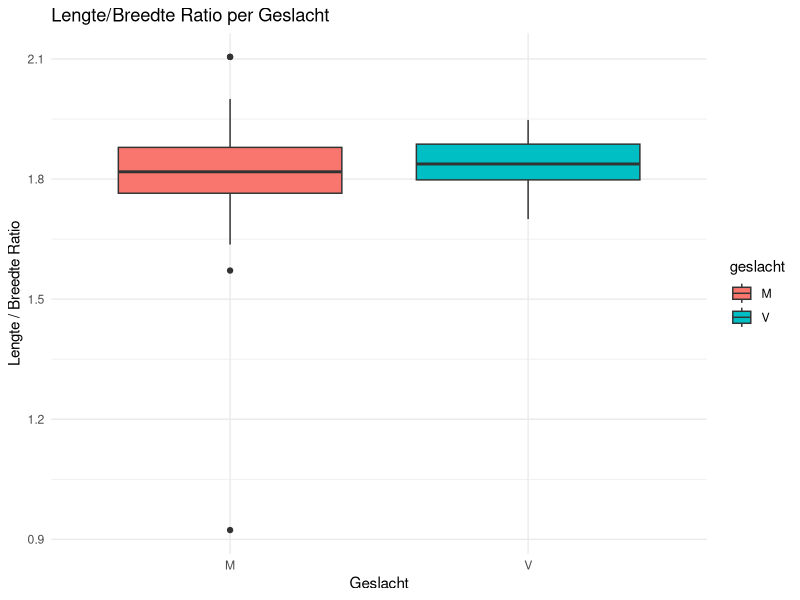
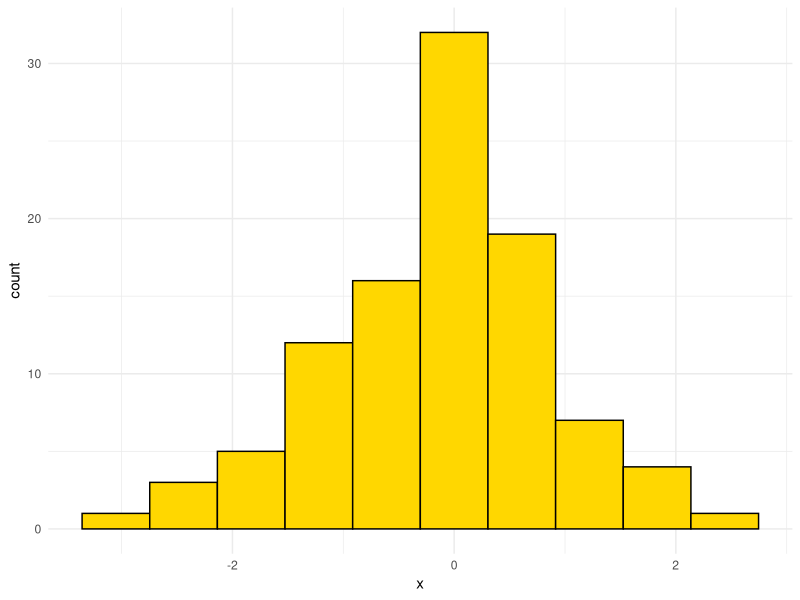

Write R code to recreate these figures, in order.
## ---- chunk 1
# DON'T TOUCH THIS
knitr::opts_chunk$set(echo = TRUE)
library(ggplot2)

## ---- chunk 2
biometric_data <- read.csv("hand_metingen.csv")

head(biometric_data)

# lengte, breedte, geslacht
colnames(biometric_data)

biometric_data$ratio <- biometric_data$lengte / biometric_data$breedte

head(biometric_data)

print(tapply(biometric_data$ratio, biometric_data$geslacht, mean))
print(tapply(biometric_data$ratio, biometric_data$geslacht, sd))

print(shapiro.test(biometric_data$ratio))

female_ratios <- subset(biometric_data, geslacht == "V", select = ratio, drop = TRUE)
male_ratios <- subset(biometric_data, geslacht == "M", select = ratio, drop = TRUE)

print(t.test(female_ratios, male_ratios))

library(ggplot2)
ggplot(biometric_data, aes(x = geslacht, y = ratio, fill = geslacht)) +
  geom_boxplot() +
  labs(title = "Lengte/Breedte Ratio per Geslacht",
       x = "Geslacht",
       y = "Lengte / Breedte Ratio") +
  theme_minimal()
## ---- chunk 3
hist_data <- data.frame(x = rnorm(n = 100))
ggplot(data = hist_data,
       mapping = aes(x = x)) +
    geom_histogram(bins = 10, fill = "gold", colour = "black") +
    theme_minimal()
